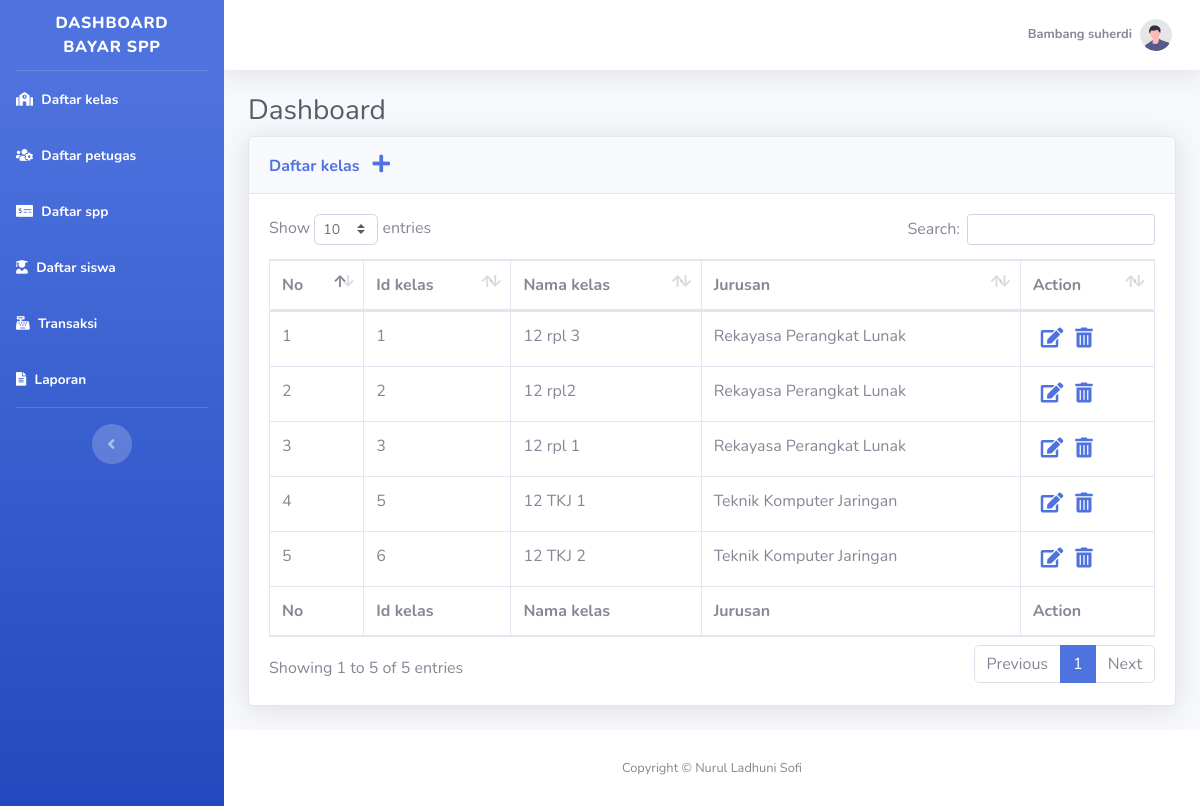
Page /index.php (signed in) on the committed database.
### tables this page shows
CREATE TABLE `petugas` (
  `id_petugas` int(11) NOT NULL,
  `username` varchar(25) NOT NULL,
  `password` varchar(32) NOT NULL,
  `nama_petugas` varchar(35) NOT NULL,
  `level` varchar(12) NOT NULL
);

CREATE TABLE `kelas` (
  `id_kelas` int(11) NOT NULL,
  `nama_kelas` varchar(8) NOT NULL,
  `jurusan` varchar(40) NOT NULL
);

### kelas/tampildata.php (the view, shortened to what this page needs)
<h1 class="h3 mb-2 text-gray-800">Dashboard</h1>
<div class="card shadow mb-4">
    <div class="card-header py-3">
        <h6 class="m-0 font-weight-bold text-primary">Daftar kelas &nbsp;&nbsp;<a style="font-size:20px;" href="kelas/insertkelas.php" title="Insert data"><i class="fas fa-plus"></i></a></h6>
    </div>
    <div class="card-body">
        <div class="table-responsive">
            <table class="table table-bordered" id="dataTable" width="100%" cellspacing="0">
                <thead>
                    <tr>
                        <th>No</th>
                        <th>Id kelas</th>
                        <th>Nama kelas</th>
                        <th>Jurusan</th>
                        <th>Action</th>
                    </tr>
                </thead>
                <tfoot>
                    <tr>
                        <th>No</th>
                        <th>Id kelas</th>
                        <th>Nama kelas</th>
                        <th>Jurusan</th>
                        <th>Action</th>
                    </tr>
                </tfoot>
                <tbody>
                <?php
                        include 'config.php';
                        $sql = mysqli_query($db,"SELECT * FROM kelas");
                        $no = 1;
                        while ($ambil = mysqli_fetch_array($sql)) {
                            $id_kelas = $ambil['id_kelas'];
                            $nama_kelas = $ambil['nama_kelas'];
                            $jurusan = $ambil['jurusan'];
                ?>
                    <tr>
                        <td scope="col"><?=$no++; ?></td>
                        <td scope="col"><?=$id_kelas; ?></td>
                        <td scope="col"><?=$nama_kelas; ?></td>
                        <td scope="col"><?=$jurusan; ?></td>
                        <td>
                        <a style="margin-left: 8px; font-size:20px;" title="Edit" href="kelas/edit.php?id=<?= $id_kelas; ?>"><i class="fas fa-edit"></i></a>
                        <a style="margin-left: 8px; font-size:20px;" title="Delete" href="kelas/delete.php?id=<?= $id_kelas; ?>"><i class="fas fa-trash-alt"></i></a>
                        </td>
                    </tr>
                    <?php
                }
                ?>
                </tbody>
            </table>
        </div>
    </div>
</div>

### index.php (shortened to what this page needs)
            <?php
                include 'config.php';
                $username = $_SESSION['username'];
                $password = $_SESSION['password'];
                $sql = mysqli_query($db,"SELECT * FROM `petugas`WHERE username='$username' and password='$password'");
                $ambil = mysqli_fetch_array($sql);
                $nama_petugas = $ambil['nama_petugas'];
        ?>
<!DOCTYPE html>
<html lang="en">
<head>
    <link href="vendor/fontawesome-free/css/all.min.css" rel="stylesheet" type="text/css">
    <link href="css/sb-admin-2.min.css" rel="stylesheet">
        <link href="vendor/datatables/dataTables.bootstrap4.min.css" rel="stylesheet">
</head>
<body id="page-top">
    <div id="wrapper">
        <ul class="navbar-nav bg-gradient-primary sidebar sidebar-dark accordion" id="accordionSidebar">
            <a class="sidebar-brand d-flex align-items-center justify-content-center" href="index.html">
                <div class="sidebar-brand-text mx-3">Dashboard bayar spp</div>
            </a>
            <hr class="sidebar-divider my-0">
            <li class="nav-item active">
                <a class="nav-link" href="?page=kelas/tampildata.php">
                    <i class="fas fa-school"></i>
                    <span>Daftar kelas</span></a>
            </li>
            <li class="nav-item active">
                <a class="nav-link" href="?page=petugas/tampildata.php">
                    <i class="fas fa-users-cog"></i>
                    <span>Daftar petugas</span></a>
            </li>
            <li class="nav-item active">
                <a class="nav-link" href="?page=spp/tampildata.php">
                    <i class="fas fa-money-check-alt"></i>
                    <span>Daftar spp</span></a>
            </li>
            <li class="nav-item active">
                <a class="nav-link" href="?page=siswa/tampildata.php">
                    <i class="fas fa-user-graduate"></i>
                    <span>Daftar siswa</span></a>
            </li>
            <li class="nav-item active">
                <a class="nav-link" href="?page=pembayaran/tampildata.php">
                    <i class="fas fa-cash-register"></i>
                    <span>Transaksi</span></a>
            </li>
            <li class="nav-item active">
                <a class="nav-link" href="?page=laporan/tampildata.php">
                    <i class="fas fa-file-alt"></i>
                    <span>Laporan</span></a>
            </li>
            <hr class="sidebar-divider d-none d-md-block">
            <div class="text-center d-none d-md-inline">
                <button class="rounded-circle border-0" id="sidebarToggle"></button>
            </div>
        </ul>
        <div id="content-wrapper" class="d-flex flex-column">
            <div id="content">
                <nav class="navbar navbar-expand navbar-light bg-white topbar mb-4 static-top shadow">
                    <ul class="navbar-nav ml-auto">
                        <li class="nav-item dropdown no-arrow">
                            <a class="nav-link dropdown-toggle" href="#" id="userDropdown" role="button"
                                data-toggle="dropdown" aria-haspopup="true" aria-expanded="false">
                                <span class="mr-2 d-none d-lg-inline text-gray-600 small">
                                <b><?php echo "$nama_petugas"; ?></b>
                                </span>
                                <img class="img-profile rounded-circle"
                                    src="img/undraw_profile.svg">
                            </a>
                        </li>
                    </ul>
                </nav>
                <div class="container-fluid">
                    <?php
                            if ($_GET) {
                                $page = $_GET['page'];
                                include $page;
                            }else {
                                include 'kelas/tampildata.php';
                            }
                        ?>
                </div>
            </div>
            <footer class="sticky-footer bg-white">
                <div class="container my-auto">
                    <div class="copyright text-center my-auto">
                        <span>Copyright &copy; Nurul Ladhuni Sofi</span>
                    </div>
                </div>
            </footer>
        </div>
    </div>
</body>
</html>

### rows in the picture
petugas: nama_petugas "Bambang suherdi"
kelas: id_kelas "1", nama_kelas "12 rpl 3", jurusan "Rekayasa Perangkat Lunak"
kelas: id_kelas "2", nama_kelas "12 rpl2", jurusan "Rekayasa Perangkat Lunak"
kelas: id_kelas "3", nama_kelas "12 rpl 1", jurusan "Rekayasa Perangkat Lunak"
kelas: id_kelas "5", nama_kelas "12 TKJ 1", jurusan "Teknik Komputer Jaringan"
kelas: id_kelas "6", nama_kelas "12 TKJ 2", jurusan "Teknik Komputer Jaringan"
